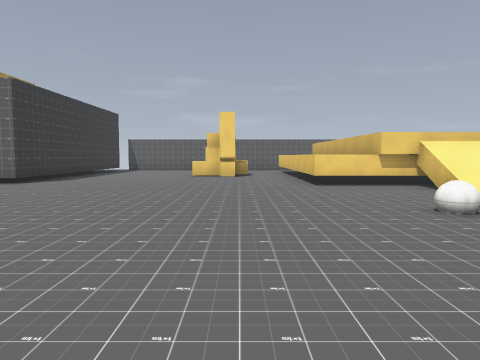
view 1 (above)

23 first-person views from a walk through a 3-D level made in the Godot game engine. The camera is 1.4 m above the floor, tilts 4° down and sees 70° across. The floor is counted in squares, 2 m on a side. Each view is taken from the middle of a square. On the plan, view 1 faces up. The plan holds only what a view shows up to about 11 squares ahead; the rest is blank. Characters and animated objects are not drawn. Some surface patterns are stand-ins.

view 2
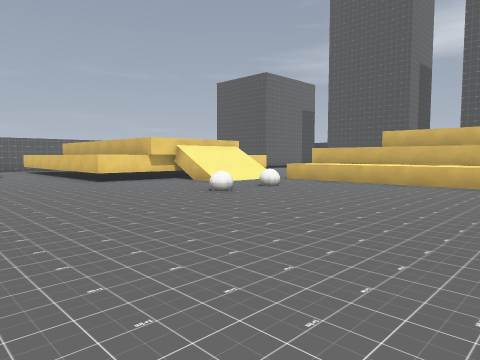

view 3
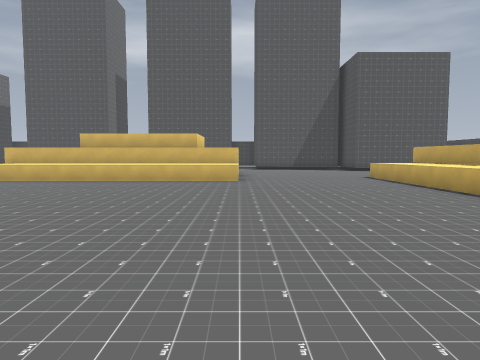

view 4
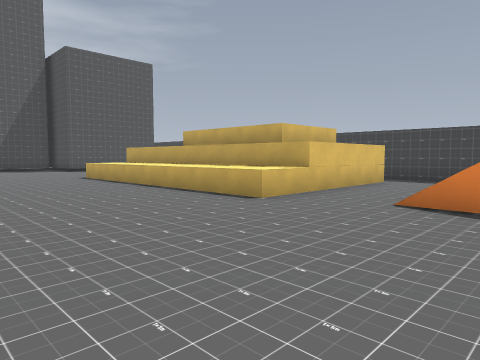

view 5
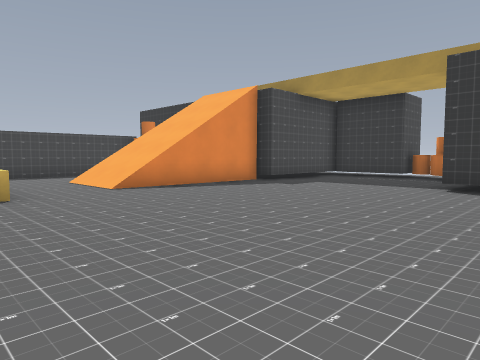

view 6
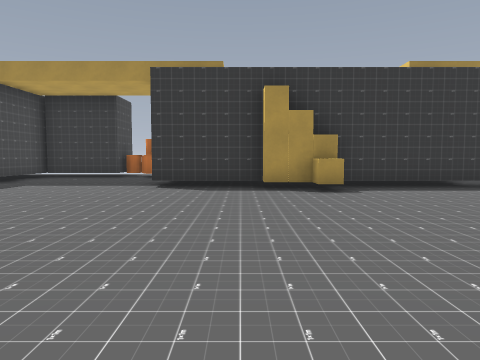

view 7
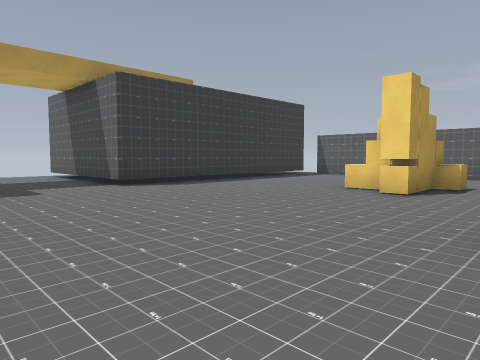

view 8
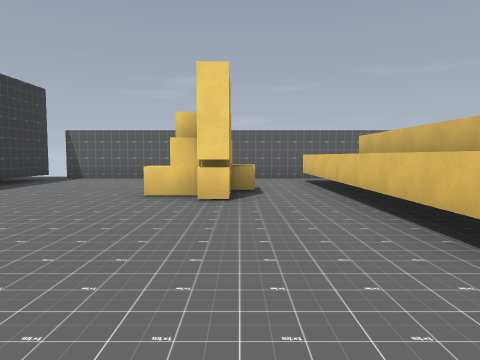

view 9
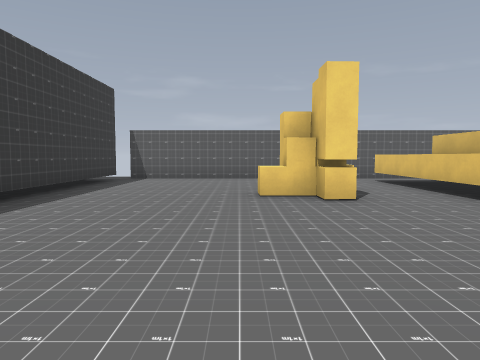

view 10
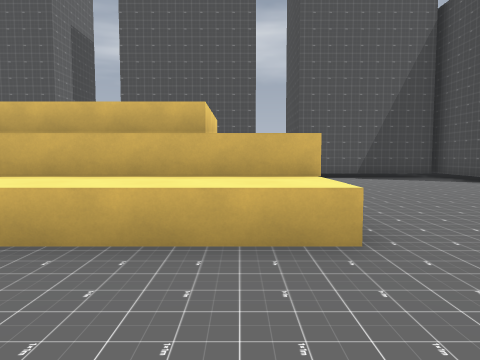

view 11
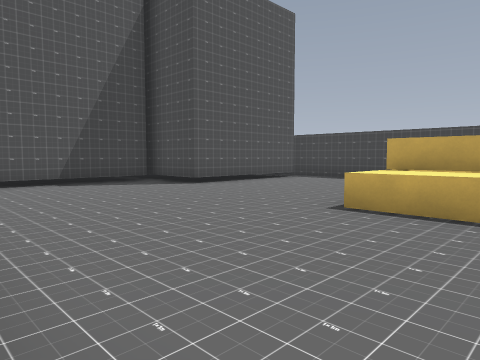

view 12
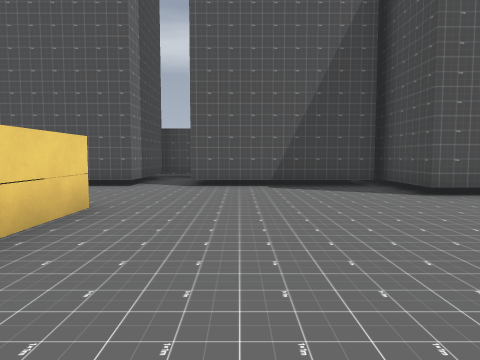

view 13
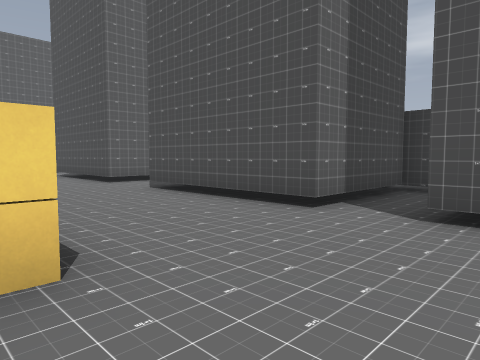

view 14
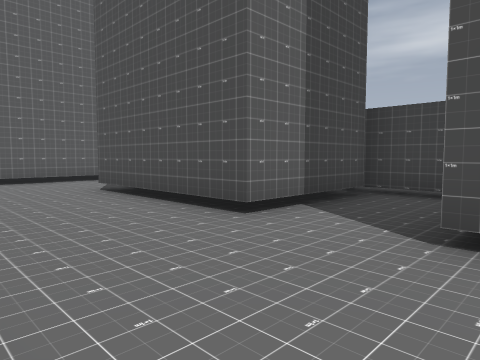

view 15
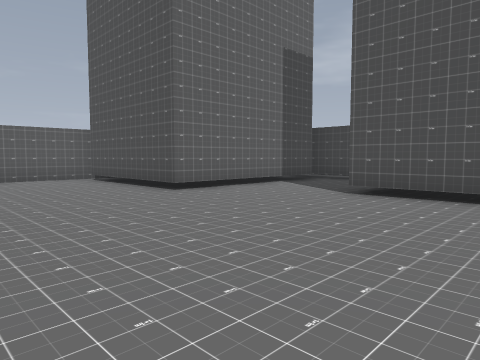

view 16
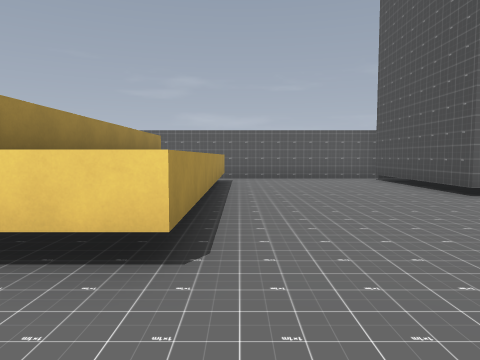

view 17
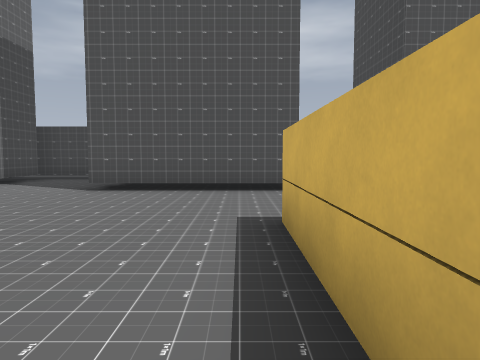

view 18
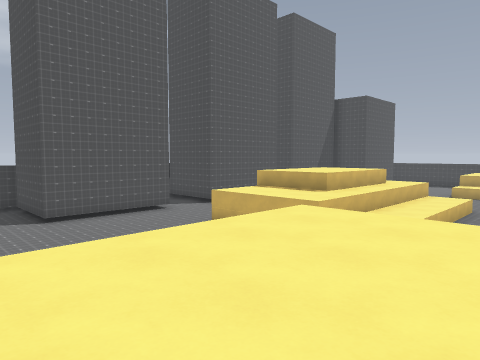

view 19
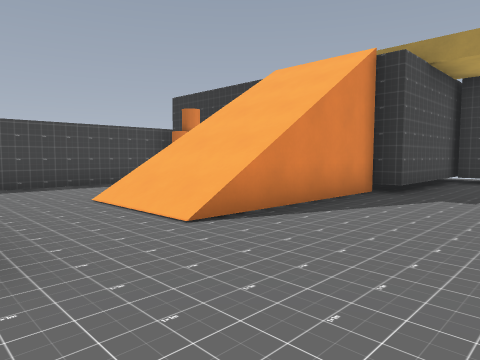

view 20
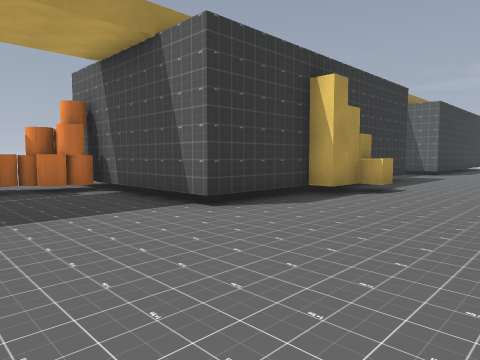

view 21
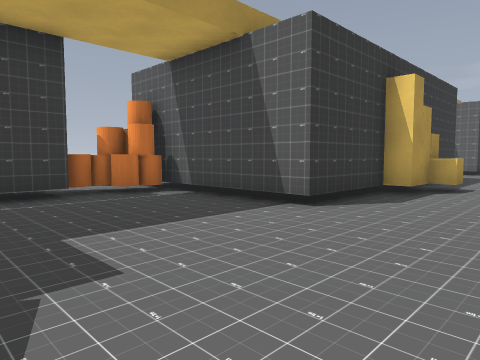

view 22
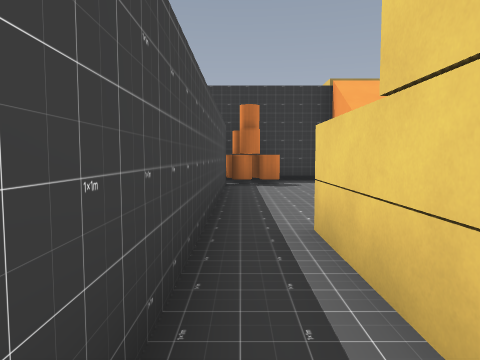

view 23
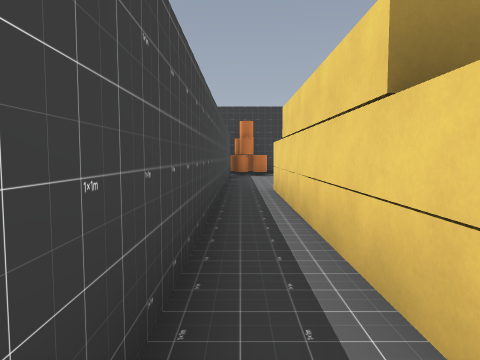

### Floor plan
Key: @ floor where view 1 was taken; # wall or solid block; . main floor; : floor 2.5 m higher than the main floor; / step, stairs or slope; ^ raised ledge; v drop or lower ground; B block; A barrel; O other object.
Columns run from 11 left of view 1 to 19 right of it. Each row starts with its distance up from view 1.
 17      .##########   ######
 16      B.... .....    ....B
 15      B.... ..#v   v#....B
 14      B.... ..#v   v#....B
 13      B....^^.#v   v#....B
 12      B....#..#v:::v#....BBBBBB#
 11      B.......#v:::v#..........#
 10      B.......#v:::v#.........
  9  B###B.......#v:::v#......BBB
  8  ............vv///vv......B
  7  ............../  B.......B
  6     ...........//  .......B
  5      B............^####...BBBB#
  4      B........OO..^#   .......#
  3      B............^#   .......
  2      B^...........^#   ...BBBB
  1      B............^#   ...B
  0      B.....@......^#   ...B
 -1      B............^#   ...BBBB
 -2 .OA##B............^^ ##......#
 -3 .AA.......................B
 -4 .A........................B
 -5  B........................B
 -6  B........................B
 -7      Bvvv#/.^^^^^^^^......B
 -8     #//////.########....BB
 -9     BB/////.#        ...B
-10      B......#        ...B
-11      BA.....#######   ..B
-12      BA.............
-13      B ############  ##

Where each view was taken, in squares from view 1:
view 1: 0 up, 0 right, facing up
view 2: 1 down, 2 left, facing up-right
view 3: 2 down, 3 left, facing right
view 4: 2 down, 3 left, facing down-right
view 5: 0 up, 2 right, facing down-left
view 6: 0 up, 2 right, facing left
view 7: 5 up, 2 right, facing up-left
view 8: 6 up, 0 right, facing up
view 9: 6 up, 2 left, facing up
view 10: 1 down, 4 right, facing right
view 11: 2 down, 6 right, facing down-right
view 12: 4 down, 7 right, facing right
view 13: 4 down, 11 right, facing up-right
view 14: 2 up, 12 right, facing up-right
view 15: 6 up, 9 right, facing up-right
view 16: 6 up, 9 right, facing up
view 17: 6 up, 8 right, facing right
view 18: 12 up, 4 right, facing down-right
view 19: 4 down, 1 right, facing down-left
view 20: 5 down, 2 left, facing up-left
view 21: 6 down, 3 left, facing up-left
view 22: 12 down, 4 right, facing left
view 23: 12 down, 8 right, facing left
